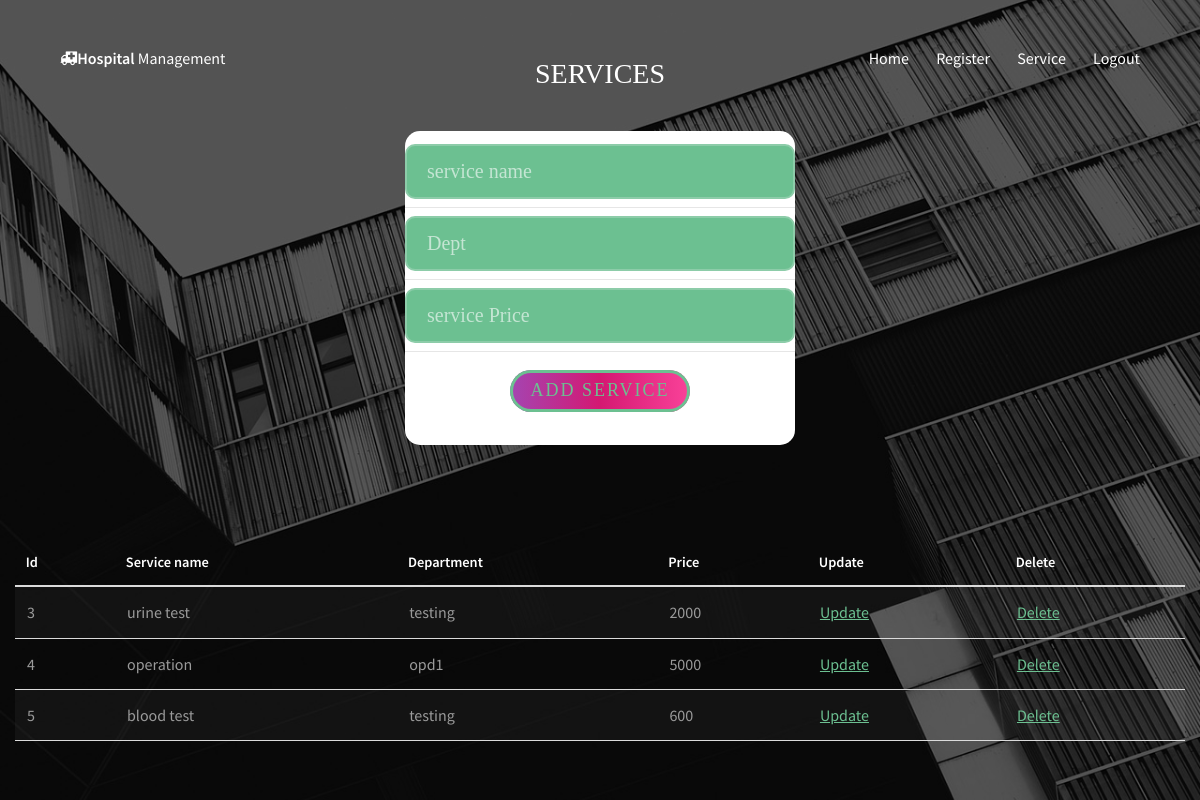
The app's page /service.php (signed in) with its own data.
### tables this page shows
CREATE TABLE `service` (
  `id` int(3) NOT NULL,
  `sname` varchar(25) NOT NULL,
  `dept` varchar(30) NOT NULL,
  `price` varchar(6) NOT NULL
);

### service.php (the view, shortened to what this page needs)
<?php
  $sname = $dept = $price ="";
  ?>
<!DOCTYPE html>
<html lang="en">
<head>
	<link rel="stylesheet" type="text/css" href="css/util.css">
	<link rel="stylesheet" type="text/css" href="css/main.css">
</head>
<body>
    <?php
include 'nav.php';
?>
	<div class="limiter">
		<div class="container-login100" style="background-image: url('images/bg-01.jpg');">
			<div class="wrap-login100 p-t-30 p-b-50">
				<span class="login100-form-title p-b-41">
					Services
				</span>
                            <form class="login100-form validate-form p-b-33 p-t-5" action="service.php" method="post">
					<div class="wrap-input100service validate-input">
                                            <input class="input100" type="text" name="serv" value="<?php echo $sname;?>" placeholder="service name" required />
					</div>
					<div class="wrap-input100service validate-input">
						<input class="input100" type="text" name="dept" value="<?php echo  $dept;?>" placeholder="Dept" required />
					</div>
                                        <div class="wrap-input100service validate-input">
						<input class="input100" type="text" name="price" value="<?php echo  $price;?>" placeholder="service Price" required />
					</div>
					<div class="container-login100-form-btn m-t-18">
                                            <button class="login100-form-btn"  name="Add" value="Add Service">
                                                <?php
                                                if(isset($_GET['update']))
                                                {
                                                ?>
							update Service
                                                 <?php
                                                }
                                                else{
                                                    ?>
                                                        Add service
                                                        <?php
                                                }
                                                 ?>
						</button>
					</div>
                            </form>
                            </div>
  <table class="">
        <thead>
            <tr>
                <th style="width: 100px;"><font style="color:#ffffff">Id</th>
                <th><font style="color:#ffffff">Service name</th>
                <th><font style="color:#ffffff">Department</th>
                <th><font style="color:#ffffff">Price</th>
                <th><font style="color:#ffffff">Update</th>
                <th><font style="color:#ffffff">Delete</th>
            </tr>
        </thead>
        <tbody>
         <?php
         include 'dbconnect.php';
         $sql = "select * from service";
         if ($result = $con->query($sql)) {
    while ($row = $result->fetch_assoc()) {
        ?>
            <tr>
                <td><?php echo $row['id']?></td>
                <td><?php echo $row['sname']?></td>
                <td><?php echo $row['dept']?></td>
                <td><?php echo $row['price']?></td>
                <td><a href="service.php?update=true&id=<?php  echo $row['id'];?>">Update</a></td>
                <td><a href="service.php?delete=true&id=<?php  echo $row['id'];?>">Delete</a></td>
            </tr>
            <?php
    }
}
         ?>
        </tbody>
    </table>
			</div>
		</div>
</body>
</html>

### css/main.css (style rules this page uses)
* { margin: 0px; padding: 0px; box-sizing: border-box; }
body, html { height: 100%; font-family: Ubuntu-Regular, sans-serif; }
a { font-family: Ubuntu-Regular; font-size: 14px; line-height: 1.7; color: #666666; margin: 0px; transition: all 0.4s; -webkit-transition: all 0.4s; -o-transition: all 0.4s; -moz-transition: all 0.4s; }
input { outline: none; border: none; }
button { outline: none !important; border: none; background: transparent; }
.limiter { width: 100%; margin: 0 auto; }
.container-login100 { width: 100%; min-height: 100vh; display: -webkit-box; display: -webkit-flex; display: -moz-box; display: -ms-flexbox; display: flex; flex-wrap: wrap; justify-content: center; align-items: center; padding: 15px; background-repeat: no-repeat; background-position: center; background-size: cover; position: relative; z-index: 1; }
.container-login100::before { content: ""; display: block; position: absolute; z-index: -1; width: 100%; height: 100%; top: 0; left: 0; background-color: rgba(0,0,0,0.65); }
.wrap-login100 { width: 390px; border-radius: 10px; overflow: hidden; background: transparent; }
.login100-form { width: 100%; border-radius: 15px; background-color: #fff; }
.login100-form-title { font-family: Ubuntu-Bold; font-size: 28px; color: #fff; line-height: 1.2; text-align: center; text-transform: uppercase; display: block; }
.wrap-input100service { width: 100%; position: relative; border-bottom: 1px solid #e6e6e6; padding: 8px 0; }
.input100 { font-family: Ubuntu-Regular; font-size: 20px; color: #555555; line-height: 1.2; display: block; width: 100%; height: 50px; background: transparent; padding: 0 10px 0 80px; -webkit-transition: all 0.4s; -o-transition: all 0.4s; -moz-transition: all 0.4s; transition: all 0.4s; }
.container-login100-form-btn { width: 100%; display: -webkit-box; display: -webkit-flex; display: -moz-box; display: -ms-flexbox; display: flex; flex-wrap: wrap; justify-content: center; }
.login100-form-btn { font-family: Ubuntu-Bold; font-size: 18px; color: #fff; line-height: 1.2; text-transform: uppercase; display: -webkit-box; display: -webkit-flex; display: -moz-box; display: -ms-flexbox; display: flex; justify-content: center; align-items: center; padding: 0 20px; min-width: 160px; height: 42px; border-radius: 21px; background: #d41872; background: -webkit-linear-gradient(left, #a445b2, #d41872, #fa4299); background: -o-linear-gradient(left, #a445b2, #d41872, #fa4299); background: -moz-linear-gradient(left, #a445b2, #d41872, #fa4299); background: linear-gradient(left, #a445b2, #d41872, #fa4299); position: relative; z-index: 1; -webkit-transition: all 0.4s; -o-transition: all 0.4s; -moz-transition: all 0.4s; transition: all 0.4s; }
.login100-form-btn::before { content: ""; display: block; position: absolute; z-index: -1; width: 100%; height: 100%; border-radius: 21px; background-color: #555555; top: 0; left: 0; opacity: 0; -webkit-transition: all 0.4s; -o-transition: all 0.4s; -moz-transition: all 0.4s; transition: all 0.4s; }
.validate-input { position: relative; }

### records on screen
service: id "3", sname "urine test", dept "testing", price "2000"
service: id "4", sname "operation", dept "opd1", price "5000"
service: id "5", sname "blood test", dept "testing", price "600"
